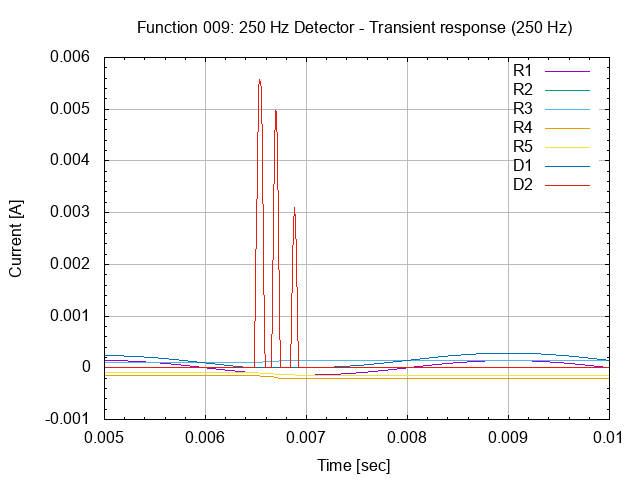

gnuplot code for this plot:
# setup terminal
set term png

# setup graph
set output "26.009.00.02.01.03.png"
set title "Function 009: 250 Hz Detector - Transient response (250 Hz)"

# setup Y-axis
set grid ytics lt 1 lw 1 lc rgb "#bbbbbb"
set mytics
set ylabel "Current [A]"

# setup X-axis
set grid xtics lt 1 lw 1 lc rgb "#bbbbbb"
set mxtics
set xrange [0.005:0.01]
set xlabel "Time [sec]"

# setup plot style
set style data lines
plot '26.009.00.02.01.dat' using 1:2 title "R1", \
     '26.009.00.02.01.dat' using 1:3 title "R2", \
     '26.009.00.02.01.dat' using 1:4 title "R3", \
     '26.009.00.02.01.dat' using 1:5 title "R4", \
     '26.009.00.02.01.dat' using 1:6 title "R5", \
     '26.009.00.02.01.dat' using 1:7 title "D1", \
     '26.009.00.02.01.dat' using 1:8 title "D2"

# set output back to default
set output

# reset terminal type
set terminal pop
